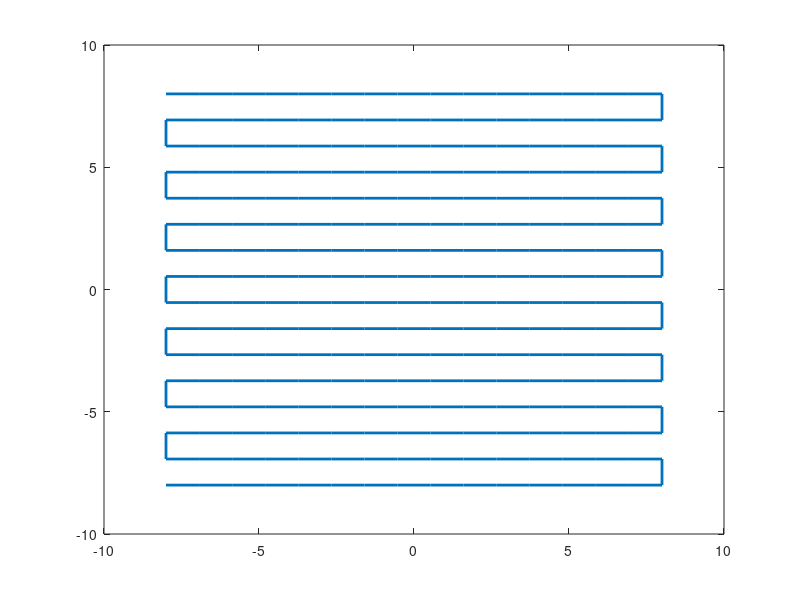

This figure's MATLAB source:
x1 = linspace(-8, 8, 16).';
x2 = linspace(8, -8, 16).';
y = linspace(-8, 8, 16);

y = repmat(y, [16 1]);
y = y(:);

x = x1;
for i=2:16
    if ~mod(i, 2)
        x = cat(1, x, x2);
    else
        x = cat(1, x, x1);
    end
end

plot(x,y, 'LineWidth', 2);
axis([-10 10 -10 10]);
